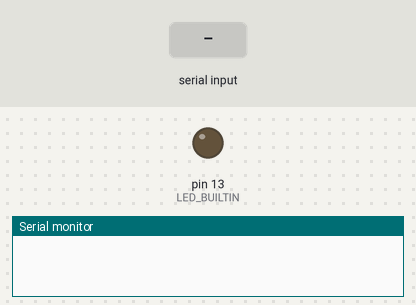
Simulated run of this sketch. Board: Arduino Uno, built with avr-gcc and run on an emulated ATmega328P. Parts: output pins drawn as LEDs (lit = HIGH), the last lines printed to the serial monitor. The test bench sets the inputs (shaded band).

Above: at 1.2 s.
1.3 s: "lightOn\n" received over Serial
At 2.2 s:
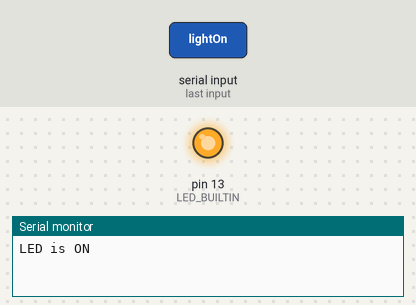
2.8 s: "lightOff\n" received over Serial
At 3.3 s:
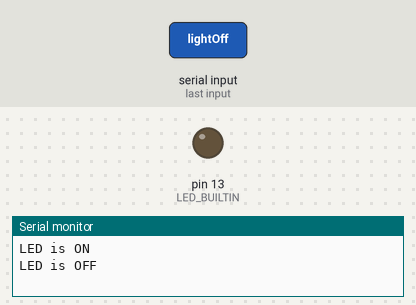
Timing chart, 0 to 5.8 s (numbered marks = the images above; inputs shaded):
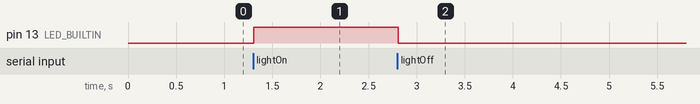

Measured:
- after the input at 1.3 s, pin 13 (LED_BUILTIN): LOW → HIGH at once
- after the input at 2.8 s, pin 13 (LED_BUILTIN): HIGH → LOW at once

The sketch:

arduino_django_led.ino
```cpp
void setup() {
  Serial.begin(9600);

  // Initialize the built-in LED pin as an output
  pinMode(LED_BUILTIN, OUTPUT);
}

void loop() {
  // Check if data is available to read
  if (Serial.available() > 0) {
    // Read the incoming string until newline character
    String command = Serial.readStringUntil('\n');

    // Remove any trailing whitespace characters (like \r or \n)
    command.trim();

    // Check the command and perform the appropriate action
    if (command == "lightOn") {
      digitalWrite(LED_BUILTIN, HIGH);  // Turn the LED on
      Serial.println("LED is ON");
    } else if (command == "lightOff") {
      digitalWrite(LED_BUILTIN, LOW);   // Turn the LED off
      Serial.println("LED is OFF");
    } else {
      Serial.println("Unknown command");
    }
  }
}
```
